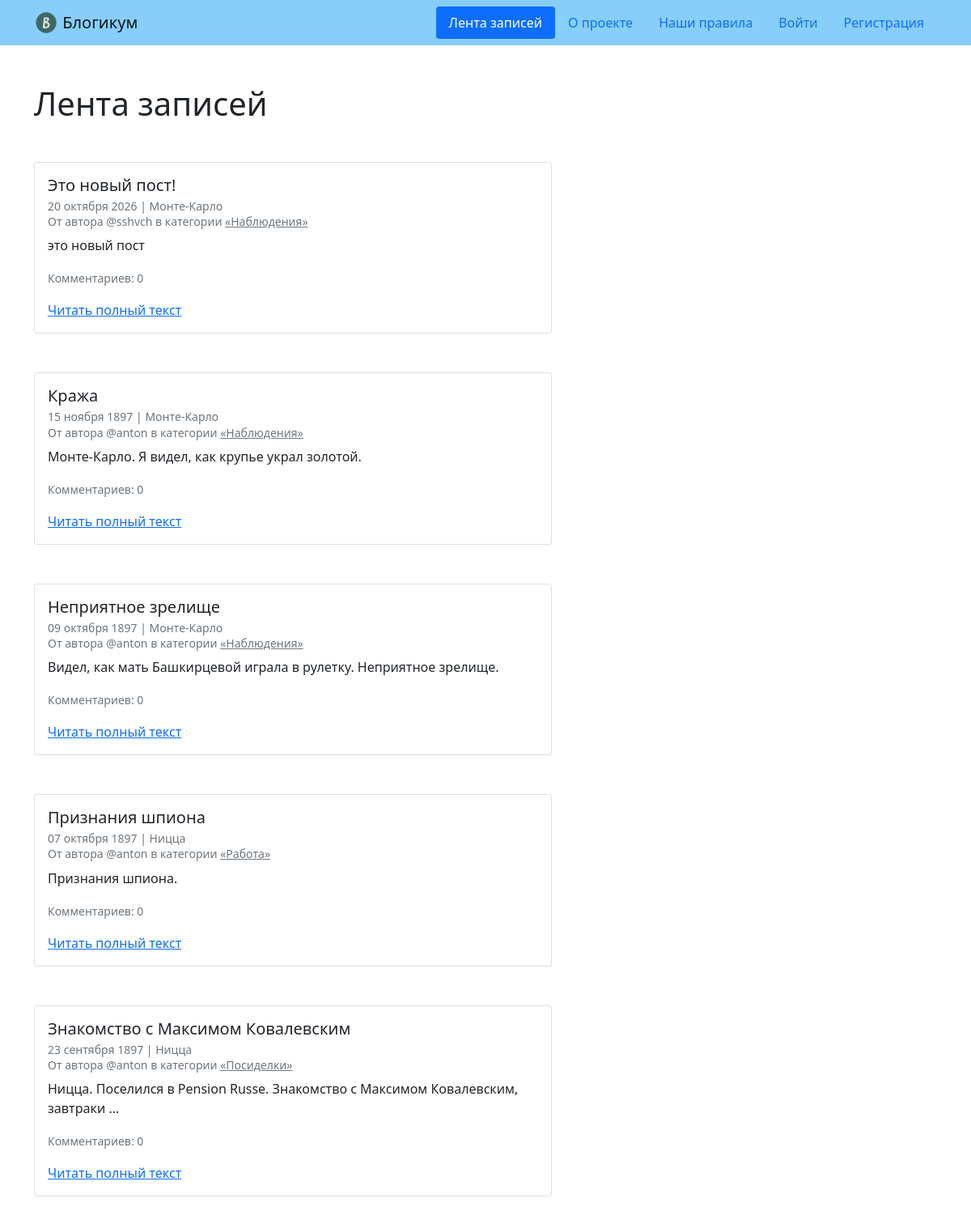
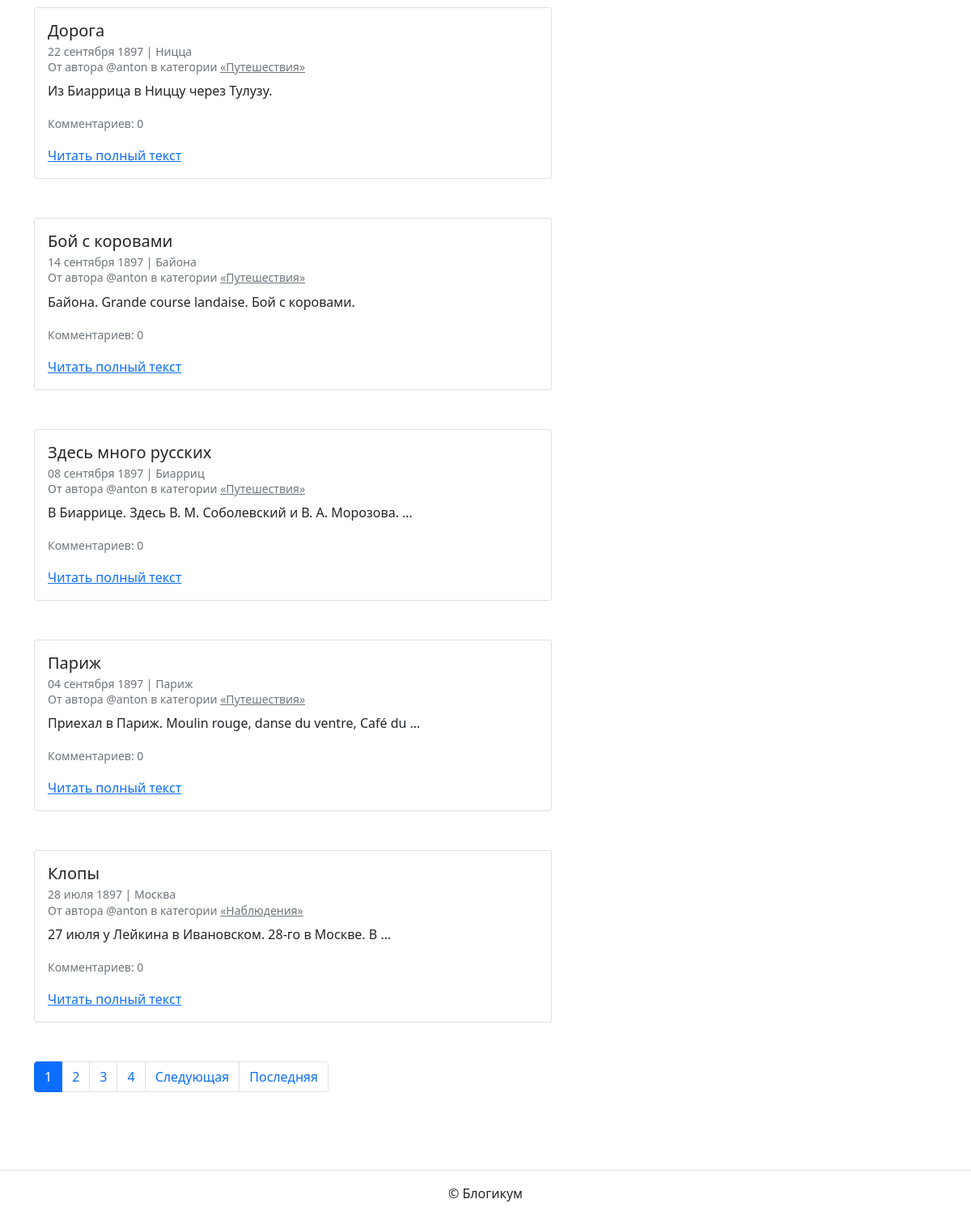
The page / on the database its author committed (2 pictures, top to bottom).
### blog/models.py (models this page shows)
class Post(models.Model):
    image = models.ImageField(
        "Изображение",
        upload_to="post_images/",
        blank=True,
    )
    title = models.CharField(
        "Заголовок",
        max_length=256,
        blank=False,
    )
    text = models.TextField(
        "Текст",
        blank=False,
    )
    pub_date = models.DateTimeField(
        "Дата и время публикации",
        blank=False,
        help_text=(
            "Если установить дату и время в будущем — можно делать "
            "отложенные публикации."
        ),
    )
    author = models.ForeignKey(
        User,
        on_delete=models.CASCADE,
        verbose_name="Автор публикации",
        blank=False,
    )
    location = models.ForeignKey(
        Location,
        on_delete=models.SET_NULL,
        verbose_name="Местоположение",
        null=True,
        blank=True,
    )
    category = models.ForeignKey(
        Category,
        on_delete=models.SET_NULL,
        verbose_name="Категория",
        null=True,
        blank=False,
    )
    is_published = models.BooleanField(
        "Опубликовано",
        default=True,
        blank=False,
        help_text="Снимите галочку, чтобы скрыть публикацию.",
    )
    created_at = models.DateTimeField(
        "Добавлено",
        auto_now_add=True,
        blank=False,
    )
    class Meta:
        verbose_name = "публикация"
        verbose_name_plural = "Публикации"

class Location(models.Model):
    name = models.CharField(
        "Название места",
        max_length=256,
        blank=False,
    )
    is_published = models.BooleanField(
        "Опубликовано",
        default=True,
        blank=False,
        help_text="Снимите галочку, чтобы скрыть публикацию.",
    )
    created_at = models.DateTimeField(
        "Добавлено",
        auto_now_add=True,
        blank=False,
    )
    class Meta:
        verbose_name = "местоположение"
        verbose_name_plural = "Местоположения"

class Category(models.Model):
    title = models.CharField(
        "Заголовок",
        max_length=256,
        blank=False,
    )
    description = models.TextField(
        "Описание",
        blank=False,
    )
    slug = models.SlugField(
        "Идентификатор",
        unique=True,
        blank=False,
        help_text=(
            "Идентификатор страницы для URL; разрешены символы латиницы, "
            "цифры, дефис и подчёркивание."
        ),
    )
    is_published = models.BooleanField(
        "Опубликовано",
        default=True,
        blank=False,
        help_text="Снимите галочку, чтобы скрыть публикацию.",
    )
    created_at = models.DateTimeField(
        "Добавлено",
        auto_now_add=True,
        blank=False,
    )
    class Meta:
        verbose_name = "категория"
        verbose_name_plural = "Категории"

### blog/views.py (the view)
# urls.py: path("", views.index, name="index"),
def index(request):
    template = "blog/index.html"
    post_list = Post.objects.filter(
        pub_date__lte=timezone.now(),
        is_published=True,
        category__is_published=True,
    ).order_by("-pub_date")
    paginator = Paginator(post_list, 10)
    page_number = request.GET.get("page")
    page_obj = paginator.get_page(page_number)
    context = {"page_obj": page_obj}
    return render(request, template, context)

### templates/blog/index.html (shortened to what this page needs)
{% extends "base.html" %}
{% block content %}
  <h1 class="mb-5">Лента записей</h1>
  {% for post in page_obj %}
    <article class="mb-5">
      {% include "includes/post_card.html" %}
    </article>
  {% endfor %}
  {% include "includes/paginator.html" %}
{% endblock %}

### templates/base.html (shortened to what this page needs)
{% load static %}
<!DOCTYPE html>
<html lang="ru">
  <head>
    <link rel="stylesheet" href="{% static 'css/bootstrap.min.css' %}">
  </head>
  <body>
    {% include "includes/header.html" %}
    <main>
      <div class="container py-5">
      {% block content %}{% endblock %}
      </div>
    </main>
    {% include "includes/footer.html" %}
  </body>
</html>

### templates/includes/header.html
{% load static %}
<header>
  <nav class="navbar navbar-light" style="background-color: lightskyblue">
    <div class="container">
      <a class="navbar-brand" href="{% url 'blog:index' %}">
        <img src="{% static 'img/logo.png' %}" width="30" height="30" class="d-inline-block align-top" alt="">
        Блогикум
      </a>
      {% with request.resolver_match.view_name as view_name %}
        <ul class="nav nav-pills">
          <li class="nav-item">
            <a class="nav-link {% if view_name == 'blog:index' %} active {% endif %}" href="{% url 'blog:index' %}">
              Лента записей
            </a>
          </li>
          <li class="nav-item">
            <a class="nav-link {% if view_name == 'pages:about' %} active {% endif %}" href="{% url 'pages:about' %}">
              О проекте
            </a>
          </li>
          <li class="nav-item">
            <a class="nav-link {% if view_name == 'pages:rules' %} active {% endif %}" href="{% url 'pages:rules' %}">
              Наши правила
            </a>
          </li>
          {% if user.is_authenticated %}
            <li class="nav-item">
              <a class="nav-link {% if view_name == 'blog:post_create' %} active {% endif %}" href="{% url 'blog:post_create' %}">
                Создать пост
              </a>
            </li>
            <li class="nav-item">
              <a class="nav-link {% if view_name == 'blog:profile' %} active {% endif %}" href="{% url 'blog:profile' user.username %}">
                Профиль: <b>{{ user.username }}</b>
              </a>
            </li>
            <li class="nav-item">
              <a class="nav-link {% if view_name == 'password_change' %} active {% endif %}" href="{% url 'password_change' %}">
                Изменить пароль
              </a>
            </li>
            <li class="nav-item">
              <form method="post" action="{% url 'logout' %}" style="display: inline;">
                {% csrf_token %}
                <button type="submit" class="nav-link btn btn-link" style="padding: 0; border: none; background: none; color: #0056b3;">
                  Выйти
                </button>
              </form>
            </li>
          {% else %}
            <li class="nav-item">
              <a class="nav-link {% if view_name == 'login' %} active {% endif %}" href="{% url 'login' %}">
                Войти
              </a>
            </li>
            <li class="nav-item">
              <a class="nav-link {% if view_name == 'registration' %} active {% endif %}" href="{% url 'registration' %}">
                Регистрация
              </a>
            </li>
          {% endif %}
        </ul>
      {% endwith %}
    </div>
  </nav>
</header>

### templates/includes/post_card.html (shortened to what this page needs)
<div class="card" style="width: 40rem;">
  <div class="card-body">
    <h5 class="card-title">{{ post.title }}</h5>
    <h6 class="card-subtitle mb-2 text-muted">
      <small>
        {{ post.pub_date|date:"d E Y" }} | {% if post.location and post.location.is_published %}{{ post.location.name }}{% else %}Планета Земля{% endif %}<br>
        От автора @{{ post.author.username }} в категории {% include "includes/category_link.html" %}
      </small>
    </h6>
    <p class="card-text">{{ post.text|truncatewords:10 }}</p>
    <p class="card-text"><small class="text-muted">Комментариев: {{ post.comments.count }}</small></p>
    <div class="mt-2">
      <a href="{% url 'blog:post_detail' post.id %}" class="card-link">Читать полный текст</a>
    </div>
  </div>
</div>

### templates/includes/category_link.html
<a class="text-muted" href="{% url 'blog:category_posts' post.category.slug %}">
  «{{ post.category.title }}»
</a>

### templates/includes/paginator.html (shortened to what this page needs)
{% if page_obj.has_other_pages %}
  <nav class="my-5">
    <ul class="pagination">
      {% for i in page_obj.paginator.page_range %}
        {% if page_obj.number == i %}
          <li class="page-item active">
            <span class="page-link">{{ i }}</span>
          </li>
        {% else %}
          <li class="page-item">
            <a class="page-link" href="?page={{ i }}">{{ i }}</a>
          </li>
        {% endif %}
      {% endfor %}
      {% if page_obj.has_next %}
        <li class="page-item">
          <a class="page-link" href="?page={{ page_obj.next_page_number }}">
            Следующая
          </a>
        </li>
        <li class="page-item">
          <a class="page-link" href="?page={{ page_obj.paginator.num_pages }}">
            Последняя
          </a>
        </li>
      {% endif %}
    </ul>
  </nav>
{% endif %}

### templates/includes/footer.html
<footer class="border-top text-center py-3">
  <p>© Блогикум</p>
</footer>

### rows shown on the page
Post: title "Это новый пост!", pub_date "20 октября 2026", location.name "Монте-Карло", author.username "sshvch", category "Наблюдения", text "это новый пост", comments.count "0"
Post: title "Кража", pub_date "15 ноября 1897", location.name "Монте-Карло", author.username "anton", category "Наблюдения", text "Монте-Карло. Я видел, как крупье украл золотой.", comments.count "0"
Post: title "Неприятное зрелище", pub_date "09 октября 1897", location.name "Монте-Карло", author.username "anton", category "Наблюдения", text "Видел, как мать Башкирцевой играла в рулетку. Неприятное зрелище.", comments.count "0"
Post: title "Признания шпиона", pub_date "07 октября 1897", location.name "Ницца", author.username "anton", category "Работа", text "Признания шпиона.", comments.count "0"
Post: title "Знакомство с Максимом Ковалевским", pub_date "23 сентября 1897", location.name "Ницца", author.username "anton", category "Посиделки", text "Ницца. Поселился в Pension Russe. Знакомство с Максимом Ковалевским, завтраки …", comments.count "0"
Post: title "Дорога", pub_date "22 сентября 1897", location.name "Ницца", author.username "anton", category "Путешествия", text "Из Биаррица в Ниццу через Тулузу.", comments.count "0"
Post: title "Бой с коровами", pub_date "14 сентября 1897", location.name "Байона", author.username "anton", category "Путешествия", text "Байона. Grande course landaise. Бой с коровами.", comments.count "0"
Post: title "Здесь много русских", pub_date "08 сентября 1897", location.name "Биарриц", author.username "anton", category "Путешествия", text "В Биаррице. Здесь В. М. Соболевский и В. А. Морозова. …", comments.count "0"
Post: title "Париж", pub_date "04 сентября 1897", location.name "Париж", author.username "anton", category "Путешествия", text "Приехал в Париж. Moulin rouge, danse du ventre, Café du …", comments.count "0"
Post: title "Клопы", pub_date "28 июля 1897", location.name "Москва", author.username "anton", category "Наблюдения", text "27 июля у Лейкина в Ивановском. 28-го в Москве. В …", comments.count "0"

### other values the page prints
{{ i }} "1"
{{ i }} "2" "3" "4"
